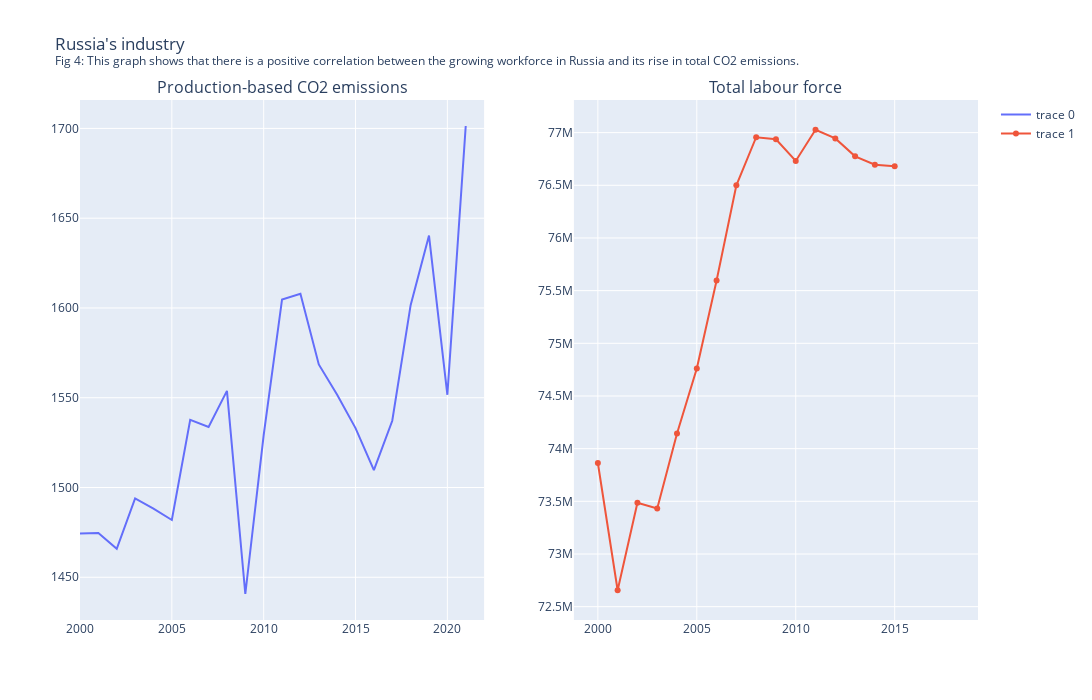

This figure's notebook cell:
### Markdown cell above
Notice here that even though the total labour force in the US has been on the rise (with exception to the sudden decrease in 2013), its production based CO2 emissions had been on the decline ever since 2007. So a continued increase in total labour force clearly does not affect the CO2 emissions of a country. Though it might be a good idea to select a different example as well. The following figure details the same statistics as before but for Russia.

### Code cell
fig_russia.show()

### Figure 1 — Plotly figure (JSON) as saved in the notebook; plotly's stock layout.template omitted (floating-point values rounded to 4 significant figures)
{"data": [{"type": "scatter", "x": [2000, 2001, 2002, 2003, 2004, 2005, 2006, 2007, 2008, 2009, 2010, 2011, 2012, 2013, 2014, 2015, 2016, 2017, 2018, 2019, 2020, 2021, 2022], "xaxis": "x", "y": [1474.0, 1475.0, 1466.0, 1494.0, 1488.0, 1482.0, 1538.0, 1534.0, 1554.0, 1441.0, 1529.0, 1605.0, 1608.0, 1569.0, 1552.0, 1533.0, 1510.0, 1537.0, 1602.0, 1640.0, 1552.0, 1701.0, null], "yaxis": "y"}, {"type": "scatter", "x": [2000, 2001, 2002, 2003, 2004, 2005, 2006, 2007, 2008, 2009, 2010, 2011, 2012, 2013, 2014, 2015, 2016, 2017, 2018], "xaxis": "x2", "y": [73863800, 72655800, 73486300, 73431300, 74143000, 74761500, 75596400, 76500100, 76956200, 76937200, 76731200, 77027200, 76944700, 76775100, 76695600, 76680600, null, null, null], "yaxis": "y2"}], "layout": {"annotations": [{"font": {"size": 16}, "showarrow": false, "text": "Production-based CO2 emissions", "x": 0.225, "xanchor": "center", "xref": "paper", "y": 1, "yanchor": "bottom", "yref": "paper"}, {"font": {"size": 16}, "showarrow": false, "text": "Total labour force", "x": 0.775, "xanchor": "center", "xref": "paper", "y": 1, "yanchor": "bottom", "yref": "paper"}], "height": 700, "title": {"text": "Russia's industry <br><sup>Fig 4: This graph shows that there is a positive correlation between the growing workforce in Russia and its rise in total CO2 emissions.</sup>"}, "width": 1300, "xaxis": {"anchor": "y", "domain": [0, 0.45]}, "xaxis2": {"anchor": "y2", "domain": [0.55, 1]}, "yaxis": {"anchor": "x", "domain": [0, 1]}, "yaxis2": {"anchor": "x2", "domain": [0, 1]}}}
